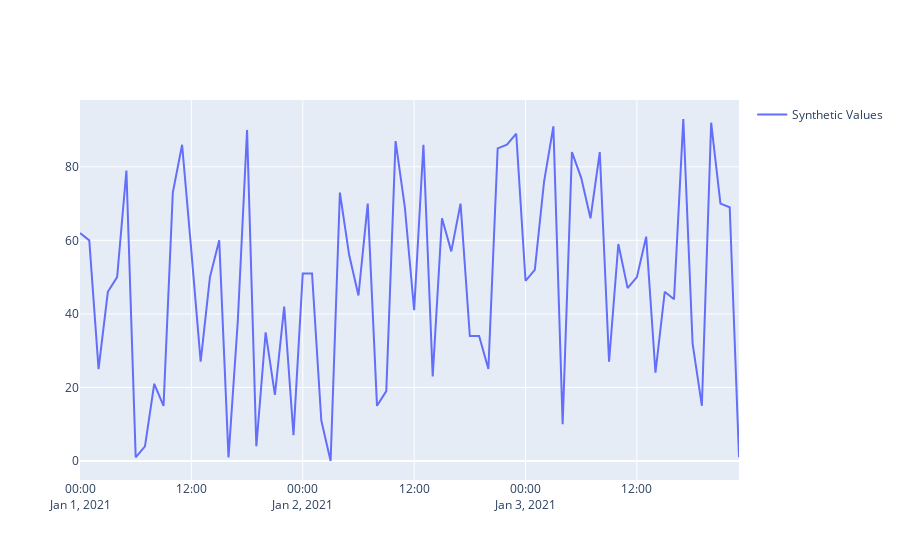

The notebook cell this image was saved under:
### Markdown cell above
## An example of plotting synthetic data using plotly library

### Code cell
# define the time range
begin = datetime.datetime(2021, 1, 1)
end = datetime.datetime(2021, 1, 3, 23, 59, 59)
step = datetime.timedelta(hours=1) # set sampling step as 1 hour

# generate X and Y axises
timesteps = []
values = []
while begin < end:
    timesteps.append(begin.strftime('%Y-%m-%d %H:%M:%S'))
    begin += step
    values.append(np.random.randint(0, 100))

# plot the figure
fig = go.Figure()
fig.add_trace(go.Scatter(x=timesteps, y=values, mode='lines', name='Synthetic Values'))
fig.update_layout(showlegend=True)
fig.show()
